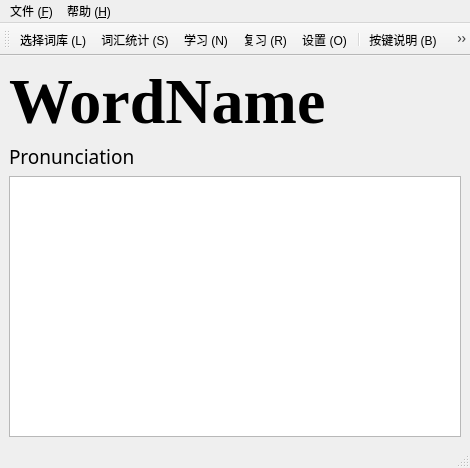
<?xml version="1.0" encoding="UTF-8"?>
<ui version="4.0">
 <class>MainWindow</class>
 <widget class="QMainWindow" name="MainWindow">
  <property name="geometry">
   <rect>
    <x>0</x>
    <y>0</y>
    <width>470</width>
    <height>468</height>
   </rect>
  </property>
  <property name="focusPolicy">
   <enum>Qt::StrongFocus</enum>
  </property>
  <property name="windowTitle">
   <string>Hello Word</string>
  </property>
  <property name="windowIcon">
   <iconset>
    <normaloff>res/icons/main.png</normaloff>res/icons/main.png</iconset>
  </property>
  <widget class="QWidget" name="central_widget">
   <layout class="QVBoxLayout" name="verticalLayout">
    <item>
     <widget class="QLabel" name="label_word_name">
      <property name="font">
       <font>
        <family>Times New Roman</family>
        <pointsize>48</pointsize>
        <weight>75</weight>
        <bold>true</bold>
       </font>
      </property>
      <property name="text">
       <string>WordName</string>
      </property>
     </widget>
    </item>
    <item>
     <layout class="QHBoxLayout" name="horizontalLayout">
      <item>
       <widget class="QLabel" name="label_pronunciation">
        <property name="font">
         <font>
          <family>Lingoes Unicode</family>
          <pointsize>14</pointsize>
         </font>
        </property>
        <property name="text">
         <string>Pronunciation</string>
        </property>
       </widget>
      </item>
      <item>
       <widget class="QPushButton" name="push_button_uk_pron">
        <property name="sizePolicy">
         <sizepolicy hsizetype="Preferred" vsizetype="Preferred">
          <horstretch>0</horstretch>
          <verstretch>0</verstretch>
         </sizepolicy>
        </property>
        <property name="text">
         <string/>
        </property>
        <property name="icon">
         <iconset>
          <normaloff>res/icons/uk.png</normaloff>res/icons/uk.png</iconset>
        </property>
        <property name="flat">
         <bool>true</bool>
        </property>
       </widget>
      </item>
      <item>
       <widget class="QPushButton" name="push_button_us_pron">
        <property name="sizePolicy">
         <sizepolicy hsizetype="Preferred" vsizetype="Preferred">
          <horstretch>0</horstretch>
          <verstretch>0</verstretch>
         </sizepolicy>
        </property>
        <property name="text">
         <string/>
        </property>
        <property name="icon">
         <iconset>
          <normaloff>res/icons/us.png</normaloff>res/icons/us.png</iconset>
        </property>
        <property name="flat">
         <bool>true</bool>
        </property>
       </widget>
      </item>
      <item>
       <spacer name="horizontalSpacer">
        <property name="orientation">
         <enum>Qt::Horizontal</enum>
        </property>
        <property name="sizeHint" stdset="0">
         <size>
          <width>40</width>
          <height>20</height>
         </size>
        </property>
       </spacer>
      </item>
     </layout>
    </item>
    <item>
     <widget class="QTextBrowser" name="text_browser_definition">
      <property name="font">
       <font>
        <family>华文中宋</family>
        <pointsize>20</pointsize>
       </font>
      </property>
      <property name="focusPolicy">
       <enum>Qt::NoFocus</enum>
      </property>
     </widget>
    </item>
   </layout>
  </widget>
  <widget class="QMenuBar" name="menubar">
   <property name="geometry">
    <rect>
     <x>0</x>
     <y>0</y>
     <width>470</width>
     <height>23</height>
    </rect>
   </property>
   <widget class="QMenu" name="menu_file">
    <property name="title">
     <string>文件 (&amp;F)</string>
    </property>
    <addaction name="action_choose_lexicon"/>
    <addaction name="action_stat"/>
    <addaction name="action_new_mode"/>
    <addaction name="action_review_mode"/>
    <addaction name="action_settings"/>
    <addaction name="separator"/>
    <addaction name="action_exit"/>
   </widget>
   <widget class="QMenu" name="menu_help">
    <property name="title">
     <string>帮助 (&amp;H)</string>
    </property>
    <addaction name="action_help"/>
    <addaction name="action_about"/>
   </widget>
   <addaction name="menu_file"/>
   <addaction name="menu_help"/>
  </widget>
  <widget class="QStatusBar" name="statusbar"/>
  <widget class="QToolBar" name="toolbar">
   <property name="windowTitle">
    <string>快捷栏</string>
   </property>
   <property name="floatable">
    <bool>false</bool>
   </property>
   <attribute name="toolBarArea">
    <enum>TopToolBarArea</enum>
   </attribute>
   <attribute name="toolBarBreak">
    <bool>false</bool>
   </attribute>
   <addaction name="action_choose_lexicon"/>
   <addaction name="action_stat"/>
   <addaction name="action_new_mode"/>
   <addaction name="action_review_mode"/>
   <addaction name="action_settings"/>
   <addaction name="separator"/>
   <addaction name="action_help"/>
   <addaction name="action_about"/>
  </widget>
  <action name="action_choose_lexicon">
   <property name="icon">
    <iconset>
     <normaloff>res/icons/lexicon.png</normaloff>res/icons/lexicon.png</iconset>
   </property>
   <property name="text">
    <string>选择词库 (&amp;L)</string>
   </property>
   <property name="statusTip">
    <string>单词将从您选择的词库中抽取</string>
   </property>
  </action>
  <action name="action_stat">
   <property name="icon">
    <iconset>
     <normaloff>res/icons/stat.png</normaloff>res/icons/stat.png</iconset>
   </property>
   <property name="text">
    <string>词汇统计 (&amp;S)</string>
   </property>
   <property name="statusTip">
    <string>词汇统计</string>
   </property>
  </action>
  <action name="action_about">
   <property name="icon">
    <iconset>
     <normaloff>res/icons/about.png</normaloff>res/icons/about.png</iconset>
   </property>
   <property name="text">
    <string>关于 (&amp;A)</string>
   </property>
   <property name="statusTip">
    <string>显示版本和作者信息</string>
   </property>
  </action>
  <action name="action_review_mode">
   <property name="icon">
    <iconset>
     <normaloff>res/icons/review.png</normaloff>res/icons/review.png</iconset>
   </property>
   <property name="text">
    <string>复习 (&amp;R)</string>
   </property>
   <property name="statusTip">
    <string>复习</string>
   </property>
  </action>
  <action name="action_settings">
   <property name="icon">
    <iconset>
     <normaloff>res/icons/config.png</normaloff>res/icons/config.png</iconset>
   </property>
   <property name="text">
    <string>设置 (&amp;O)</string>
   </property>
   <property name="statusTip">
    <string>设置</string>
   </property>
  </action>
  <action name="action_new_mode">
   <property name="icon">
    <iconset>
     <normaloff>res/icons/new.png</normaloff>res/icons/new.png</iconset>
   </property>
   <property name="text">
    <string>学习 (&amp;N)</string>
   </property>
   <property name="statusTip">
    <string>学习</string>
   </property>
  </action>
  <action name="action_exit">
   <property name="icon">
    <iconset>
     <normaloff>res/icons/exit.png</normaloff>res/icons/exit.png</iconset>
   </property>
   <property name="text">
    <string>退出 (&amp;X)</string>
   </property>
   <property name="statusTip">
    <string>退出</string>
   </property>
  </action>
  <action name="action_help">
   <property name="icon">
    <iconset>
     <normaloff>res/icons/help.png</normaloff>res/icons/help.png</iconset>
   </property>
   <property name="text">
    <string>按键说明 (&amp;B)</string>
   </property>
   <property name="statusTip">
    <string>按键说明</string>
   </property>
  </action>
 </widget>
 <resources/>
 <connections/>
</ui>
